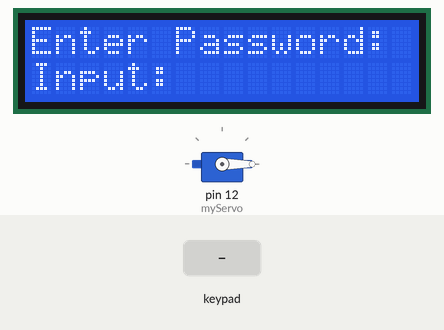
A sketch run on a simulated Arduino Uno, built with avr-gcc and run on an emulated ATmega328P. Shown: servo, 16×2 character LCD. The test bench sets the inputs (shaded band). Random numbers use the default seed unless the sketch sets one; the modem accepts every AT command (registered, SIM ready, sends succeed) and sends nothing else; what the sketch prints to the serial monitor is not drawn.

Above: at 11.8 s.
11.9 s: keypad keys 9 8 7 6 # pressed 0.4 s apart
At 14.8 s:
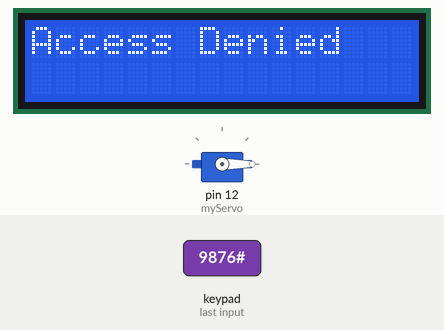
16.9 s: key 'A' pressed
At 17.8 s:
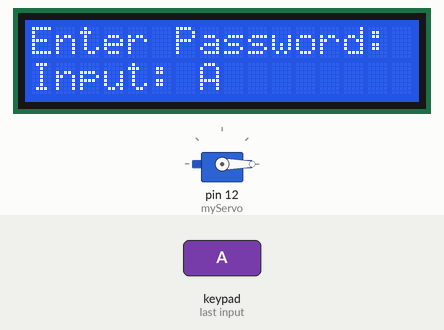
18.4 s: key 'B' pressed
At 19.1 s:
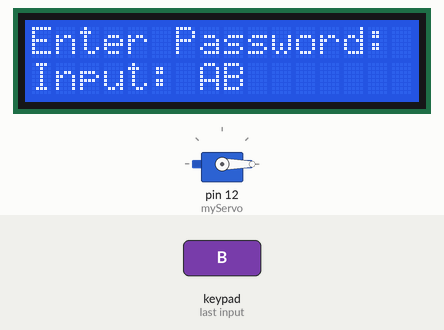
19.9 s: keypad keys 9 8 7 6 A pressed 0.4 s apart
At 22.8 s:
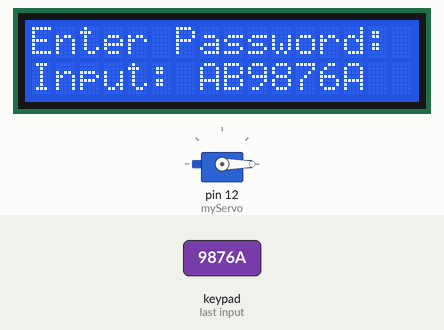
23.4 s: key 'C' pressed
At 24.5 s:
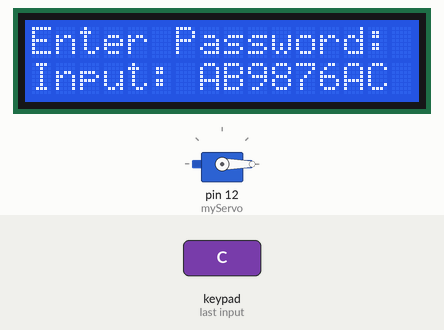
24.9 s: key 'D' pressed
At 25.4 s:
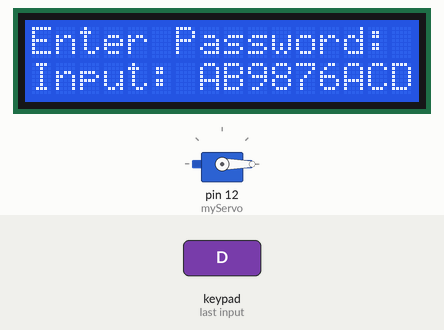
Timing chart, 0 to 27.4 s (numbered marks = the images above; inputs shaded):
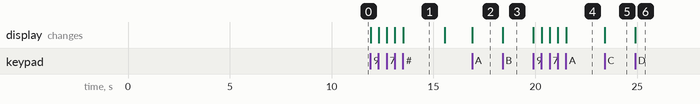

Measured:
- after the input at 11.9 s, the display: first changes at once (image 1 shows a later state)
- after the input at 16.9 s, the display: changes at once (image 2)
- after the input at 18.4 s, the display: changes at once (image 3)
- after the input at 19.9 s, the display: first changes at once (image 4 shows a later state)
- after the input at 23.4 s, the display: changes at once (image 5)
- after the input at 24.9 s, the display: changes at once (image 6)
- what the display in image 1 shows lasts 2.0 s, from 13.5 s to 15.5 s

The sketch:

SmartLockWithOTPAuthentication.ino
```cpp
/*#include <SoftwareSerial.h>

SoftwareSerial sim800(10, 11); // RX, TX
String password;  // Variable to store password

void setup() {
  Serial.begin(9600);
  sim800.begin(9600);
  Serial.println("Testing SIM800A Module");
  delay(3000); // Wait for SIM800A to initialize

  // Set SMS mode to text
  sim800.println("AT+CMGF=1");  // Set SMS mode to text
  delay(1000);

  // Generate random password and send
  generatePassword();
  sendOTP("9550675001", "Your password is " + password);
}

void loop() {
  // No need to continuously send, so keeping the loop empty
}

// Function to generate a random 4-character password with A-D and 0-9
void generatePassword() {
  randomSeed(analogRead(0)); // Seed random with a floating analog pin
  char characters[] = "ABCD0123456789"; // Character set

  password = ""; // Clear previous password
  for (int i = 0; i < 4; i++) {
    int randomIndex = random(0, sizeof(characters) - 1); // Random index
    password += characters[randomIndex]; // Append random character
  }

  Serial.println("Generated Password: " + password); // Display password in Serial Monitor
}

// Function to send password via SMS
void sendOTP(const char* phoneNumber, String message) {
  sim800.print("AT+CMGS=\"");
  sim800.print(phoneNumber);
  sim800.println("\"");  // Command to specify phone number
  delay(1000);           // Wait for SIM800A to respond with '>'

  sim800.print(message);  // Message content
  delay(500);

  sim800.write(26); // ASCII code for Ctrl+Z to send SMS
  delay(5000);      // Wait for message to send

  // Read module response
  while (sim800.available()) {
    Serial.write(sim800.read());
  }
}

*/
/*
#include <Wire.h>
#include <LiquidCrystal_I2C.h>
#include <SoftwareSerial.h>
#include <Keypad.h>
#include <Servo.h>

// LCD setup
const int lcdColumns = 16; // For 16x2 LCD (change to 20 if you have a 20x4 LCD)
const int lcdRows = 2;
const int lcdAddress = 0x27; // Your detected I2C address
LiquidCrystal_I2C lcd(lcdAddress, lcdColumns, lcdRows);

// Keypad setup
SoftwareSerial sim800(10, 11); // TX, RX
Servo myServo;                 // Servo motor object
String password;               // Variable to store the generated password
String inputPassword = "";     // Variable to store the entered password

const byte ROWS = 4; // Four rows
const byte COLS = 4; // Four columns
char keys[ROWS][COLS] = {
  {'1', '2', '3', 'A'},
  {'4', '5', '6', 'B'},
  {'7', '8', '9', 'C'},
  {'*', '0', '#', 'D'}
};
byte rowPins[ROWS] = {9, 8, 7, 6}; // Connect keypad ROW0, ROW1, ROW2, ROW3 to these Arduino pins
byte colPins[COLS] = {5, 4, 3, 2}; // Connect keypad COL0, COL1, COL2, COL3 to these Arduino pins
Keypad keypad = Keypad(makeKeymap(keys), rowPins, colPins, ROWS, COLS);

void setup() {
  Serial.begin(9600);
  sim800.begin(9600);
  myServo.attach(12); // Attach servo to pin 12
  myServo.write(0);   // Set initial position of servo

  // Initialize LCD
  lcd.init();
  lcd.backlight();

  // Print a message on the LCD
  lcd.setCursor(0, 0);
  lcd.print("Enter Password: "); // Display prompt
  lcd.setCursor(0, 1);
  lcd.print("Input: ");         // Display another message

  Serial.println("Testing SIM800A Module");
  delay(3000); // Wait for SIM800A to initialize

  // Set SMS mode to text
  sim800.println("AT+CMGF=1");  // Set SMS mode to text
  delay(1000);

  // Generate random password and send
  generatePassword();
  sendOTP("9550675001", "Your password is " + password);
}

void loop() {
  char key = keypad.getKey(); // Get key from keypad

  if (key) {
    if (key == '#') { // '#' is used to confirm entry
      if (inputPassword == password) {
        Serial.println("Correct Password!");
        rotateServo();
        inputPassword = ""; // Reset input password after success
      } else {
        Serial.println("Incorrect Password.");
        inputPassword = ""; // Reset on failure
      }
      lcd.clear(); // Clear LCD for next entry
      lcd.setCursor(0, 0);
      lcd.print("Enter Password: "); // Display prompt again
      lcd.setCursor(0, 1);
      lcd.print("Input: ");
    } else if (key == '*') { // '*' is used to clear entry
      inputPassword = "";
      lcd.setCursor(7, 1);
      lcd.print("        "); // Clear input on LCD
      Serial.println("Password Cleared");
    } else {
      inputPassword += key; // Append entered key to inputPassword
      lcd.setCursor(7, 1);   // Move cursor to the second line
      lcd.print(inputPassword); // Display the entered characters on LCD
      Serial.println("Current Input: " + inputPassword);
    }
  }
}

// Function to generate a random 4-character password with A-D and 0-9
void generatePassword() {
  randomSeed(analogRead(0)); // Seed random with a floating analog pin
  char characters[] = "ABCD0123456789"; // Character set

  password = ""; // Clear previous password
  for (int i = 0; i < 4; i++) {
    int randomIndex = random(0, sizeof(characters) - 1); // Random index
    password += characters[randomIndex]; // Append random character
  }

  Serial.println("Generated Password: " + password); // Display password in Serial Monitor
}

// Function to send password via SMS
void sendOTP(const char* phoneNumber, String message) {
  sim800.print("AT+CMGS=\"");
  sim800.print(phoneNumber);
  sim800.println("\"");  // Command to specify phone number
  delay(1000);           // Wait for SIM800A to respond with '>'

  sim800.print(message);  // Message content
  delay(500);

  sim800.write(26); // ASCII code for Ctrl+Z to send SMS
  delay(5000);      // Wait for message to send

  // Read module response
  while (sim800.available()) {
    Serial.write(sim800.read());
  }
}

// Function to rotate the servo motor
void rotateServo() {
  Serial.println("Rotating Servo Motor...");
  myServo.write(90);  // Rotate to 90 degrees
  delay(2000);        // Hold position for 2 seconds
  myServo.write(0);   // Return to 0 degrees
  delay(1000);
}
*/
#include <Wire.h>
#include <LiquidCrystal_I2C.h>
#include <SoftwareSerial.h>
#include <Keypad.h>
#include <Servo.h>

// LCD setup
const int lcdColumns = 16; // For 16x2 LCD (change to 20 if you have a 20x4 LCD)
const int lcdRows = 2;
const int lcdAddress = 0x27; // Your detected I2C address
LiquidCrystal_I2C lcd(lcdAddress, lcdColumns, lcdRows);

// Keypad setup
SoftwareSerial sim800(10, 11); // TX, RX
Servo myServo;                 // Servo motor object
String password;               // Variable to store the generated password
String inputPassword = "";     // Variable to store the entered password

const byte ROWS = 4; // Four rows
const byte COLS = 4; // Four columns
char keys[ROWS][COLS] = {
  {'1', '2', '3', 'A'},
  {'4', '5', '6', 'B'},
  {'7', '8', '9', 'C'},
  {'*', '0', '#', 'D'}
};
byte rowPins[ROWS] = {9, 8, 7, 6}; // Connect keypad ROW0, ROW1, ROW2, ROW3 to these Arduino pins
byte colPins[COLS] = {5, 4, 3, 2}; // Connect keypad COL0, COL1, COL2, COL3 to these Arduino pins
Keypad keypad = Keypad(makeKeymap(keys), rowPins, colPins, ROWS, COLS);

void setup() {
  Serial.begin(9600);
  sim800.begin(9600);
  myServo.attach(12); // Attach servo to pin 12
  myServo.write(0);   // Set initial position of servo

  // Initialize LCD
  lcd.init();
  lcd.backlight();

  // Print a message on the LCD
  lcd.setCursor(0, 0);
  lcd.print("Enter Password: "); // Display prompt
  lcd.setCursor(0, 1);
  lcd.print("Input: ");         // Display another message

  Serial.println("Testing SIM800A Module");
  delay(3000); // Wait for SIM800A to initialize

  // Set SMS mode to text
  sim800.println("AT+CMGF=1");  // Set SMS mode to text
  delay(1000);

  // Generate random password and send
  generatePassword();
  sendOTP("9550675001", "Your password is " + password);
}

void loop() {
  char key = keypad.getKey(); // Get key from keypad

  if (key) {
    if (key == '#') { // '#' is used to confirm entry
      if (inputPassword == password) {
        Serial.println("Correct Password!");
        lcd.clear();
        lcd.setCursor(0, 0);
        lcd.print("Correct Password!");
        rotateServo();  // Rotate the servo on correct password
        delay(2000);    // Show message for 2 seconds
        lcd.clear();
      } else {
        Serial.println("Incorrect Password.");
        lcd.clear();
        lcd.setCursor(0, 0);
        lcd.print("Access Denied");
        delay(2000);    // Show "Access Denied" message for 2 seconds
        lcd.clear();
      }
      inputPassword = ""; // Reset input password after checking
      lcd.setCursor(0, 0);
      lcd.print("Enter Password: "); // Display prompt again
      lcd.setCursor(0, 1);
      lcd.print("Input: ");
    } else if (key == '*') { // '*' is used to clear entry
      inputPassword = "";
      lcd.setCursor(7, 1);
      lcd.print("        "); // Clear input on LCD
      Serial.println("Password Cleared");
    } else {
      inputPassword += key; // Append entered key to inputPassword
      lcd.setCursor(7, 1);   // Move cursor to the second line
      lcd.print(inputPassword); // Display the entered characters on LCD
      Serial.println("Current Input: " + inputPassword);
    }
  }
}

// Function to generate a random 4-character password with A-D and 0-9
void generatePassword() {
  randomSeed(analogRead(0)); // Seed random with a floating analog pin
  char characters[] = "ABCD0123456789"; // Character set

  password = ""; // Clear previous password
  for (int i = 0; i < 4; i++) {
    int randomIndex = random(0, sizeof(characters) - 1); // Random index
    password += characters[randomIndex]; // Append random character
  }

  Serial.println("Generated Password: " + password); // Display password in Serial Monitor
}

// Function to send password via SMS
void sendOTP(const char* phoneNumber, String message) {
  sim800.print("AT+CMGS=\"");
  sim800.print(phoneNumber);
  sim800.println("\"");  // Command to specify phone number
  delay(1000);           // Wait for SIM800A to respond with '>'

  sim800.print(message);  // Message content
  delay(500);

  sim800.write(26); // ASCII code for Ctrl+Z to send SMS
  delay(5000);      // Wait for message to send

  // Read module response
  while (sim800.available()) {
    Serial.write(sim800.read());
  }
}

// Function to rotate the servo motor
void rotateServo() {
  Serial.println("Rotating Servo Motor...");
  myServo.write(90);  // Rotate to 90 degrees
  delay(2000);        // Hold position for 2 seconds
  myServo.write(0);   // Return to 0 degrees
  delay(1000);
}
```
